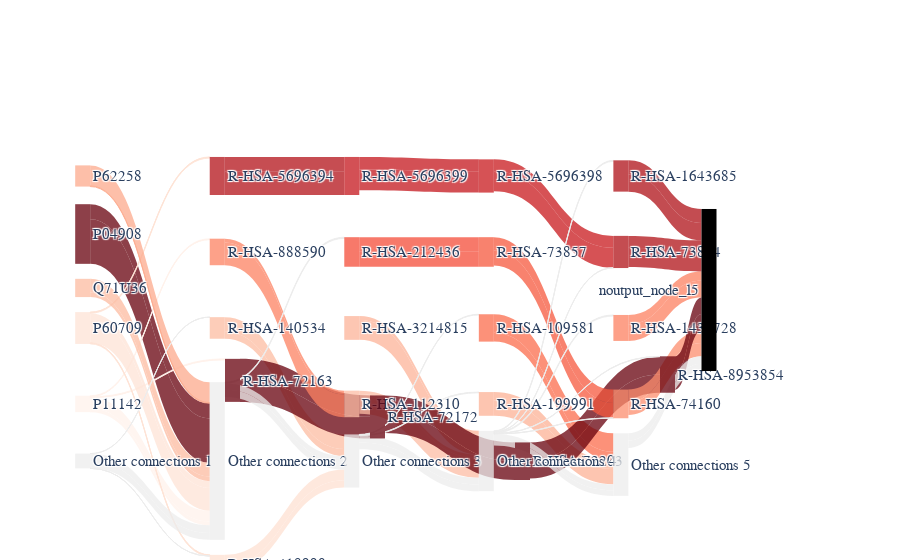

Here is the notebook cell this chart was saved with:
### Code cell
from binn.plot.sankey import SankeyPlotter

plotter = SankeyPlotter(
    explanations_data=single_explanations,
    show_top_n=5,
    value_col="importance",
    node_cmap="Reds",
    edge_cmap="coolwarm"
)

fig = plotter.plot()
fig.show()
